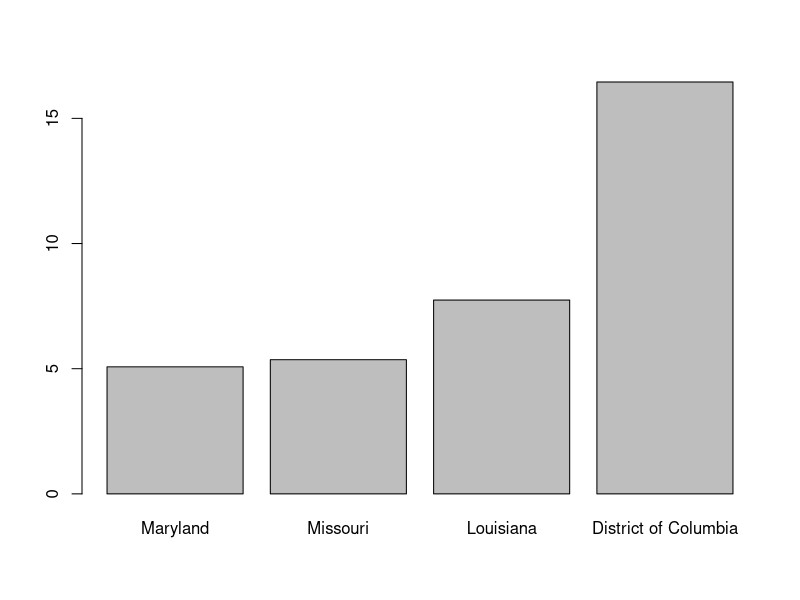
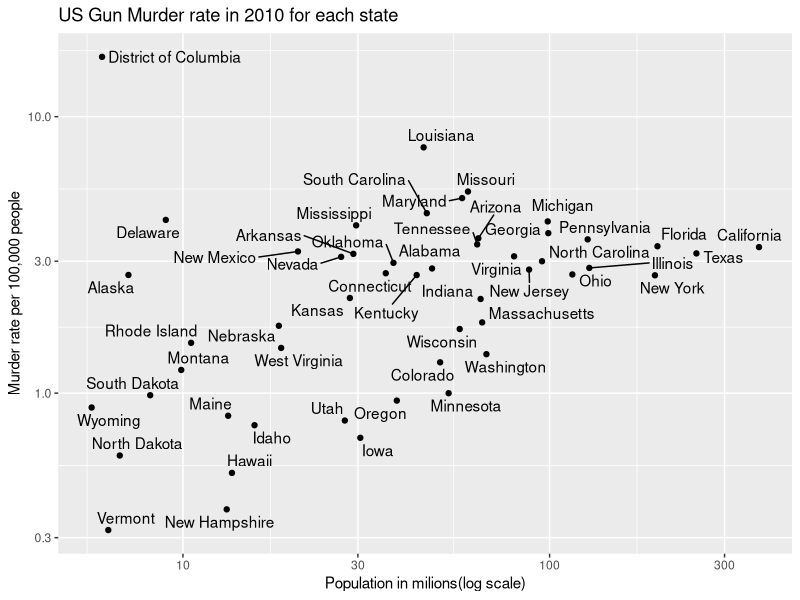

Here is the R script that generated these plots, in order:
## ---- chunk 1
knitr::opts_chunk$set(echo = TRUE)
## ---- chunk 2
# Load the required packages
# install.packages(c("dslabs", "dplyr", "ggplot2", "lubridate"))
library(dslabs)
library(dplyr)
library(ggplot2)
library(lubridate)
## ---- chunk 3
data("murders")
head(murders, 2)
## ---- chunk 4
mat <- matrix(1:50, 10, 5)
mat[5:8, c(2, 5)]
## ---- chunk 5
compute_s_n <- function(n){
  n*log(x = n+5)/(n^(1/2))
}
sapply(10:20, compute_s_n)
## ---- chunk 6
library(dslabs)
library(dplyr)
library(ggplot2)
data("murders")
## ---- chunk 7
murders |> 
  mutate(rate = total/population*10^5) |> 
  filter(rate>5) |> 
  select(state, abb, total, rate)
  
## ---- chunk 8
# create dummy data
data <- data.frame(
  murders |> mutate(rate = total/population*10^5) |> filter(rate>5) |> arrange(rate)
)
barplot(height = data$rate, names=data$state) 
## ---- chunk 9
murders |> 
  mutate(rate = total/population*10^5) |> 
  filter(population<5000000 & rate < 3.0) |> 
  select(abb, total, rate) |> 
  slice_min(rate, n=3)
## ---- chunk 10
murders |> 
  mutate(population_group = ifelse(population <= median(population), "Above median population", "Below median population")) |> 
  group_by(population_group) |> 
  summarize(average_murder_rate = sum(total)/sum(population)*10^5)
  
## ---- chunk 11
install.packages("ggrepel")
library("ggrepel")

murders |> 
  ggplot(aes(population/10^5, total/population*10^5)) + 
  geom_point() + 
  geom_text_repel(aes(label = state), max.overlaps = Inf) + 
  scale_x_log10() +
  scale_y_log10() +
  labs(x="Population in milions(log scale)", y="Murder rate per 100,000 people", title="US Gun Murder rate in 2010 for each state")

## ---- chunk 12
library(dslabs)
library(dplyr)
library(ggplot2)
data("gapminder")
## ---- chunk 13

## ---- chunk 14

## ---- chunk 15
library(dplyr)
library(ggplot2)
library(lubridate)  # for timestamps
data("storms")
## ---- chunk 16

## ---- chunk 17
# (1) Whole dataset

## ---- chunk 18
# (2) By year

## ---- chunk 19

## ---- chunk 20

## ---- chunk 21
library(dplyr)
library(ggplot2)
library(lubridate)
## ---- chunk 22

## ---- chunk 23

## ---- chunk 24

## ---- chunk 25
# (1) Whole dataset

## ---- chunk 26
# (2) By countries and territories

## ---- chunk 27
# (3) By continents

## ---- chunk 28

## ---- chunk 29

## ---- chunk 30

## ---- chunk 31

## ---- chunk 32

## ---- chunk 33
